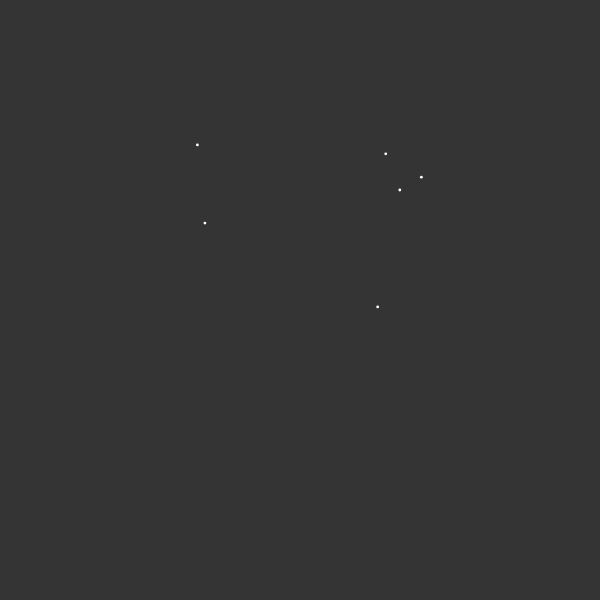
Frame 1 (no input)
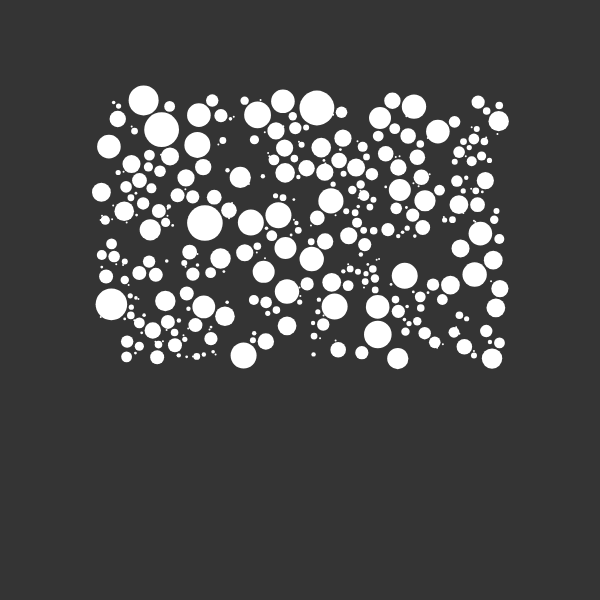
Frame 60 (no input)
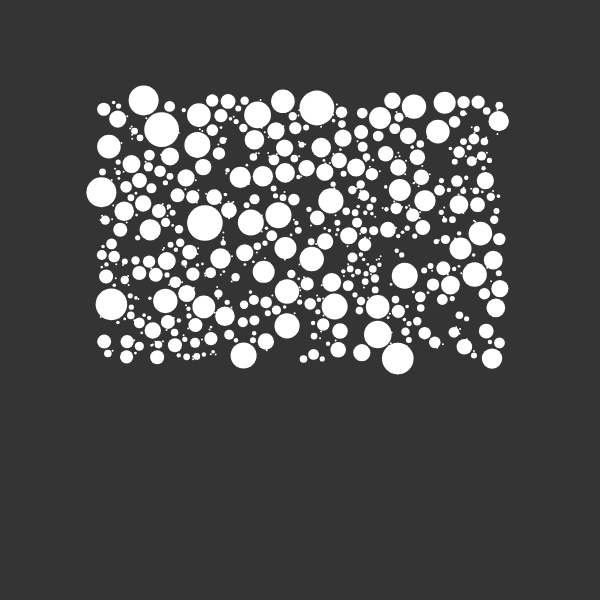
Frame 120 (the mouse pressed at the canvas centre since frame 60)

The p5.js sketch that drew these frames (run headless with seeded random() and noise() and a simulated clock; from frame 60 on, the mouse is pressed at the canvas centre):

// p5.js sketch
// ── sketch.js
var _x = 100;
var _y = 100;
var _w = 400;
var _h = 260;

circles = [];

function setup() {
    createCanvas(600, 600);
}

function draw() {
    background(52);

    var circleForDraw = 6;
    var counter = 0;
    var max = 600;

    while(counter < circleForDraw && circles.length < max){
        var newC = addNewCircle();
        if( newC) {
            circles.push(newC);
            counter++;
        }
    }


    for(var i = 0; i< circles.length; i++) {
        var c = circles[i];
        if ( c.edges()) {
            c.growing = false;
        } else {
            for(var a = 0; a< circles.length; a++) {
                var other = circles[a];
                if( other != c) {
                    var d = dist(c.x, c.y, other.x, other.y);
                    if (d < c.r + other.r + 2) {
                        c.growing = false;
                        break;
                    } 
                }
            }
        }
        
        c.update();
        c.draw();
    }
}

function addNewCircle() {
    var x = random(_x, _x + _w);
    var y = random(_y, _y + _h);

    var isValid = true;
    for(var i = 0; i< circles.length; i++) {
        var c = circles[i];
        var d = dist(x, y, c.x, c.y );
        if (d < c.r) {
            isValid = false;
            break;
        }
    }

    if(isValid ) {
        return new Circle(x, y);
    }

    return null;
}

function Circle(x, y) {
    this.x = x;
    this.y = y;
    this.r = 1;
    this.growing = true;

    this.update = function() {
        if ( this.growing )  this.r += 0.4;
    }

    this.edges = function(){
        return ( this.x + this.r > width ||  this.x - this.r < 0 || 
                 this.y + this.r > height || this.y - this.r < 0);
    }
    this.draw = function() {
        fill(255);
        noStroke();
        ellipse(this.x, this.y, this.r * 2, this.r * 2);
    }
}
